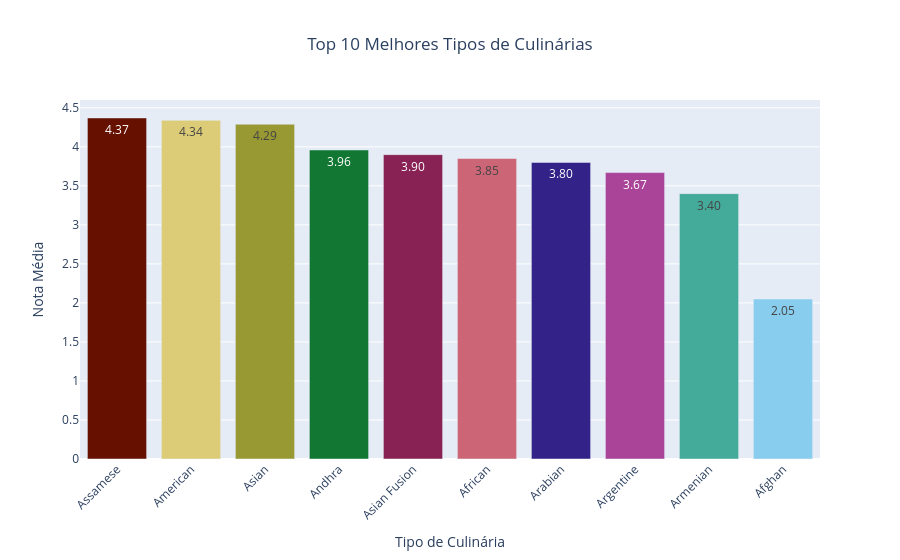

The notebook cell this image was saved under:
### Markdown cell above
## Top 10 Melhores Tipos de Culinárias

### Code cell
# 1. Calculando a média E a soma de votos (igual fizemos antes)
melhores_culinarias = (
    df.groupby("cuisines")
    .agg(
        media_avaliacao=("aggregate_rating", "mean"),
        quantidade_avaliacoes=("votes", "sum")
    )
    .reset_index()
)

melhores_culinarias["media_avaliacao"] = melhores_culinarias["media_avaliacao"].round(2)

# 2. Pegando o Top 10
piores_culinarias = melhores_culinarias.sort_values(
    by=["media_avaliacao", "quantidade_avaliacoes"], 
    ascending=[True, False]
)

top_10_culinarias = melhores_culinarias.head(10)

# 3. Criando o gráfico
fig = px.bar(
    top_10_culinarias, 
    x="cuisines", 
    y="media_avaliacao", 
    title="Top 10 Melhores Tipos de Culinárias",
    labels={
        "cuisines": "Tipo de Culinária", 
        "media_avaliacao": "Nota Média",
        "quantidade_avaliacoes": "Total de Votos" # Traduzindo para a caixinha do mouse ficar bonita!
    },
    text_auto=".2f", # MUDANÇA AQUI: Volta a mostrar a nota média em cima da barra
    hover_data=["quantidade_avaliacoes"], # MUDANÇA AQUI: Adiciona os votos quando passa o mouse
    color="cuisines", 
    color_discrete_sequence=px.colors.qualitative.Safe 
)

# 4. Ajustando o visual
fig.update_layout(
    xaxis_tickangle=-45, 
    title_x=0.5,
    showlegend=False, 
    xaxis_categoryorder='total descending' 
)

# 5. Exibindo o gráfico
fig.show()

### Figure 1 — Plotly figure (JSON) as saved in the notebook; plotly's stock layout.template omitted (floating-point values rounded to 4 significant figures)
{"data": [{"customdata": [[322]], "hovertemplate": "Tipo de Culinária=%{x}<br>Nota Média=%{y}<br>Total de Votos=%{customdata[0]}<extra></extra>", "legendgroup": "Afghan", "marker": {"color": "rgb(136, 204, 238)", "pattern": {"shape": ""}}, "name": "Afghan", "orientation": "v", "showlegend": true, "textposition": "auto", "texttemplate": "%{y:.2f}", "type": "bar", "x": ["Afghan"], "xaxis": "x", "y": [2.05], "yaxis": "y"}, {"customdata": [[3550]], "hovertemplate": "Tipo de Culinária=%{x}<br>Nota Média=%{y}<br>Total de Votos=%{customdata[0]}<extra></extra>", "legendgroup": "African", "marker": {"color": "rgb(204, 102, 119)", "pattern": {"shape": ""}}, "name": "African", "orientation": "v", "showlegend": true, "textposition": "auto", "texttemplate": "%{y:.2f}", "type": "bar", "x": ["African"], "xaxis": "x", "y": [3.85], "yaxis": "y"}, {"customdata": [[269815]], "hovertemplate": "Tipo de Culinária=%{x}<br>Nota Média=%{y}<br>Total de Votos=%{customdata[0]}<extra></extra>", "legendgroup": "American", "marker": {"color": "rgb(221, 204, 119)", "pattern": {"shape": ""}}, "name": "American", "orientation": "v", "showlegend": true, "textposition": "auto", "texttemplate": "%{y:.2f}", "type": "bar", "x": ["American"], "xaxis": "x", "y": [4.34], "yaxis": "y"}, {"customdata": [[6391]], "hovertemplate": "Tipo de Culinária=%{x}<br>Nota Média=%{y}<br>Total de Votos=%{customdata[0]}<extra></extra>", "legendgroup": "Andhra", "marker": {"color": "rgb(17, 119, 51)", "pattern": {"shape": ""}}, "name": "Andhra", "orientation": "v", "showlegend": true, "textposition": "auto", "texttemplate": "%{y:.2f}", "type": "bar", "x": ["Andhra"], "xaxis": "x", "y": [3.96], "yaxis": "y"}, {"customdata": [[19966]], "hovertemplate": "Tipo de Culinária=%{x}<br>Nota Média=%{y}<br>Total de Votos=%{customdata[0]}<extra></extra>", "legendgroup": "Arabian", "marker": {"color": "rgb(51, 34, 136)", "pattern": {"shape": ""}}, "name": "Arabian", "orientation": "v", "showlegend": true, "textposition": "auto", "texttemplate": "%{y:.2f}", "type": "bar", "x": ["Arabian"], "xaxis": "x", "y": [3.8], "yaxis": "y"}, {"customdata": [[641]], "hovertemplate": "Tipo de Culinária=%{x}<br>Nota Média=%{y}<br>Total de Votos=%{customdata[0]}<extra></extra>", "legendgroup": "Argentine", "marker": {"color": "rgb(170, 68, 153)", "pattern": {"shape": ""}}, "name": "Argentine", "orientation": "v", "showlegend": true, "textposition": "auto", "texttemplate": "%{y:.2f}", "type": "bar", "x": ["Argentine"], "xaxis": "x", "y": [3.67], "yaxis": "y"}, {"customdata": [[8]], "hovertemplate": "Tipo de Culinária=%{x}<br>Nota Média=%{y}<br>Total de Votos=%{customdata[0]}<extra></extra>", "legendgroup": "Armenian", "marker": {"color": "rgb(68, 170, 153)", "pattern": {"shape": ""}}, "name": "Armenian", "orientation": "v", "showlegend": true, "textposition": "auto", "texttemplate": "%{y:.2f}", "type": "bar", "x": ["Armenian"], "xaxis": "x", "y": [3.4], "yaxis": "y"}, {"customdata": [[97434]], "hovertemplate": "Tipo de Culinária=%{x}<br>Nota Média=%{y}<br>Total de Votos=%{customdata[0]}<extra></extra>", "legendgroup": "Asian", "marker": {"color": "rgb(153, 153, 51)", "pattern": {"shape": ""}}, "name": "Asian", "orientation": "v", "showlegend": true, "textposition": "auto", "texttemplate": "%{y:.2f}", "type": "bar", "x": ["Asian"], "xaxis": "x", "y": [4.29], "yaxis": "y"}, {"customdata": [[323]], "hovertemplate": "Tipo de Culinária=%{x}<br>Nota Média=%{y}<br>Total de Votos=%{customdata[0]}<extra></extra>", "legendgroup": "Asian Fusion", "marker": {"color": "rgb(136, 34, 85)", "pattern": {"shape": ""}}, "name": "Asian Fusion", "orientation": "v", "showlegend": true, "textposition": "auto", "texttemplate": "%{y:.2f}", "type": "bar", "x": ["Asian Fusion"], "xaxis": "x", "y": [3.9], "yaxis": "y"}, {"customdata": [[1507]], "hovertemplate": "Tipo de Culinária=%{x}<br>Nota Média=%{y}<br>Total de Votos=%{customdata[0]}<extra></extra>", "legendgroup": "Assamese", "marker": {"color": "rgb(102, 17, 0)", "pattern": {"shape": ""}}, "name": "Assamese", "orientation": "v", "showlegend": true, "textposition": "auto", "texttemplate": "%{y:.2f}", "type": "bar", "x": ["Assamese"], "xaxis": "x", "y": [4.37], "yaxis": "y"}], "layout": {"barmode": "relative", "legend": {"title": {"text": "Tipo de Culinária"}, "tracegroupgap": 0}, "showlegend": false, "title": {"text": "Top 10 Melhores Tipos de Culinárias", "x": 0.5}, "xaxis": {"anchor": "y", "categoryarray": ["Afghan", "African", "American", "Andhra", "Arabian", "Argentine", "Armenian", "Asian", "Asian Fusion", "Assamese"], "categoryorder": "total descending", "domain": [0, 1], "tickangle": -45, "title": {"text": "Tipo de Culinária"}}, "yaxis": {"anchor": "x", "domain": [0, 1], "title": {"text": "Nota Média"}}}}
